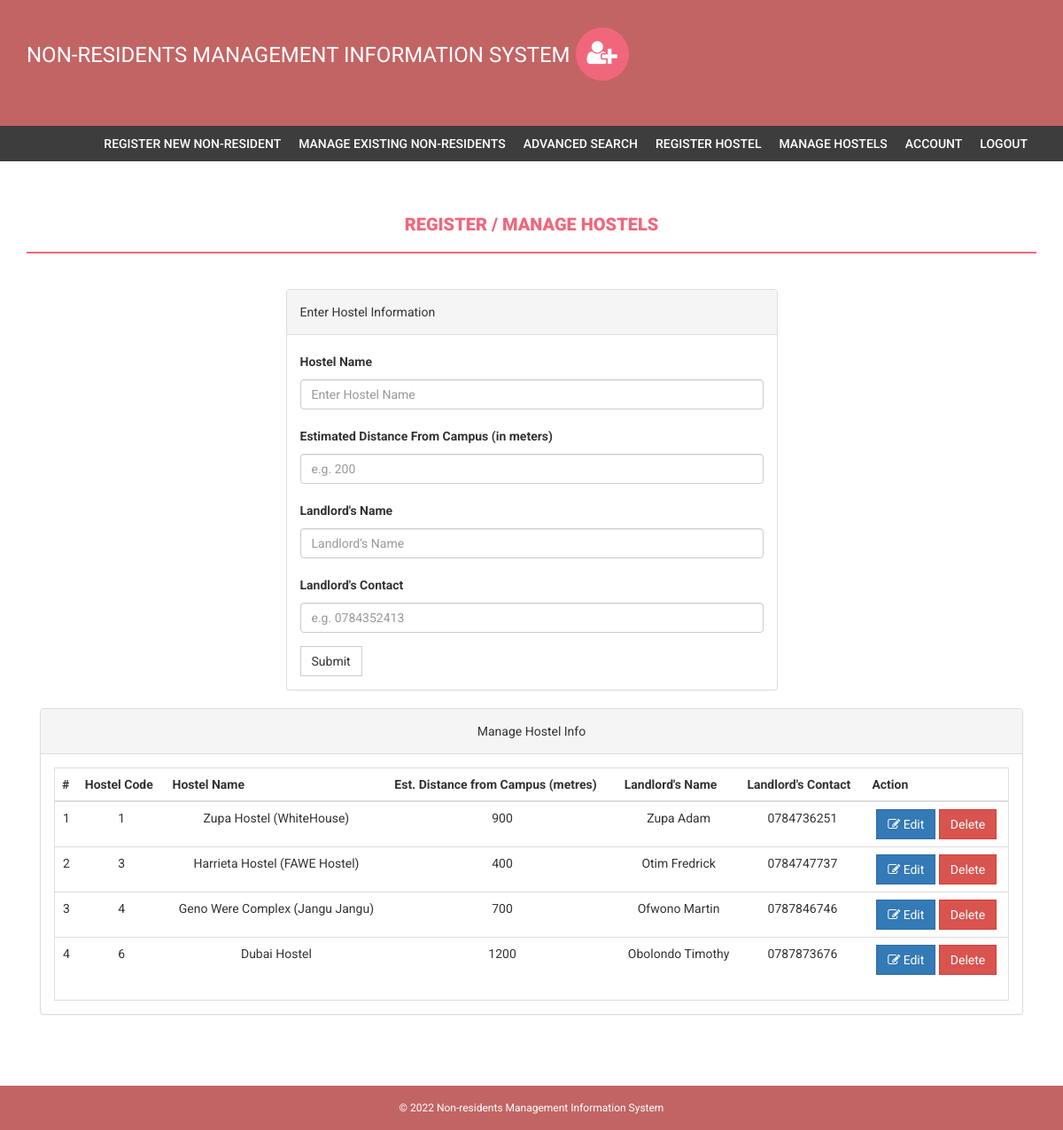
Screenshot of /entrant/hostel.php (signed in) with the database file from the repository.
### tables this page shows
CREATE TABLE `hostels` (
  `id` int(11) NOT NULL,
  `hostel` varchar(150) NOT NULL,
  `EstimatedDistance` int(15) NOT NULL,
  `landlord` varchar(150) NOT NULL,
  `Tel` varchar(15) NOT NULL
);

### entrant/hostel.php (the view, shortened to what this page needs)
<?php
if(strlen($_SESSION['alogin'])==0)
{
header('location:index.php');
}
else{
?>
<!DOCTYPE html>
<html xmlns="http://www.w3.org/1999/xhtml">
<head>
<link href="assets/css/bootstrap.css" rel="stylesheet" />
<link href="assets/css/font-awesome.css" rel="stylesheet" />
<link href="assets/css/style.css" rel="stylesheet" />
</head>
<body>
<?php include('includes/header.php');?>
<?php if($_SESSION['alogin']!="")
{
include('includes/menubar.php');
}
?>
<div class="content-wrapper">
<div class="container">
<div class="row">
<div class="col-md-12">
<h1 class="page-head-line">REGISTER / MANAGE HOSTELS  </h1>
</div>
</div>
<div class="row" >
<div class="col-md-3"></div>
<div class="col-md-6">
<div class="panel panel-default">
<div class="panel-heading">
Enter Hostel Information
</div>
<div class="panel-body">
<form name="dept" method="post">
<div class="form-group">
<label for="hostel">Hostel Name  </label>
<input type="text" class="form-control" id="hostel" name="hostel" placeholder="Enter Hostel Name" required />
</div>
<div class="form-group">
<label for="ed">Estimated Distance From Campus (in meters)  </label>
<input type="number" class="form-control" id="ed" name="ed" placeholder="e.g. 200" required />
</div>
<div class="form-group">
<label for="landl">Landlord's Name  </label>
<input type="text" class="form-control" id="landl" name="landl" placeholder="Landlord's Name" required />
</div>
<div class="form-group">
<label for="tel">Landlord's Contact  </label>
<input type="tel" class="form-control" id="tel" name="tel" maxlength="10" placeholder="e.g. 0784352413" required />
</div>
<button type="submit" name="submit" class="btn btn-default">Submit</button>
</form>
</div>
</div>
</div>
</div>
<div class="col-md-12">
<div class="panel panel-default" id="mng">
<div class="panel-heading">
Manage Hostel Info
</div>
<div class="panel-body">
<div class="table-responsive table-bordered">
<table class="table">
<thead>
<tr>
<th>#</th>
<th>Hostel Code</th>
<th>Hostel Name </th>
<th>Est. Distance from Campus (metres)</th>
<th>Landlord's Name</th>
<th>Landlord's Contact</th>
<th>Action</th>
</tr>
</thead>
<tbody>
<?php
$sql=mysqli_query($bd, "select * from hostels");
$cnt=1;
while($row=mysqli_fetch_array($sql))
{
?>
<tr>
<td><?php echo $cnt;?></td>
<td><?php echo htmlentities($row['id']);?></td>
<td><?php echo htmlentities($row['hostel']);?></td>
<td><?php echo htmlentities($row['EstimatedDistance']);?></td>
<td><?php echo htmlentities($row['landlord']);?></td>
<td><?php echo htmlentities($row['Tel']);?></td>
<td>
<a href="edit-hostel.php?id=<?php echo $row['id']?>">
<button class="btn btn-primary"><i class="fa fa-edit "></i> Edit</button> </a>
<a href="hostel.php?id=<?php echo $row['id']?>&del=delete" onClick="return confirm('Are you sure you want to delete?')">
<button class="btn btn-danger">Delete</button>
</a>
</td>
</tr>
<?php
$cnt++;
} ?>
</tbody>
</table>
</div>
</div>
</div>
</div>
</div>
</div>
<?php include('includes/footer.php');?>
</body>
</html>
<?php } ?>

### entrant/assets/css/style.css (style rules this page uses)
body { font-family: 'Roboto', sans-serif; line-height: 30px; }
.content-wrapper { margin-top: 40px; min-height: 600px; padding-bottom: 60px; }
.page-head-line { font-weight: 900; padding-bottom: 20px; border-bottom: 2px solid #F0677C; text-transform: uppercase; color: #F0677C; font-size: 20px; margin-bottom: 40px; }
.btn { border-radius: 0px; -webkit-border-radius: 0px; -moz-border-radius: 0px; }

### entrant/includes/footer.php (style rules this page uses)
.col-md-12 { text-align: center; }

### rows the page displays
hostels: id "1", hostel "Zupa Hostel (WhiteHouse)", EstimatedDistance "900", landlord "Zupa Adam", Tel "0784736251"
hostels: id "3", hostel "Harrieta Hostel (FAWE Hostel)", EstimatedDistance "400", landlord "Otim Fredrick", Tel "0784747737"
hostels: id "4", hostel "Geno Were Complex (Jangu Jangu)", EstimatedDistance "700", landlord "Ofwono Martin", Tel "0787846746"
hostels: id "6", hostel "Dubai Hostel", EstimatedDistance "1200", landlord "Obolondo Timothy", Tel "0787873676"
